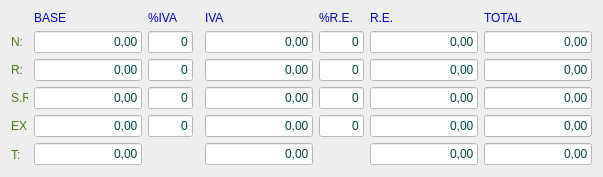
            <widget class="QWidget" name="tab_7">
             <attribute name="title">
              <string>Desglose</string>
             </attribute>
             <layout class="QGridLayout" name="gridLayout_21">
              <item row="5" column="5">
               <spacer name="verticalSpacer_7">
                <property name="orientation">
                 <enum>Qt::Vertical</enum>
                </property>
                <property name="sizeHint" stdset="0">
                 <size>
                  <width>20</width>
                  <height>23</height>
                 </size>
                </property>
               </spacer>
              </item>
              <item row="5" column="2">
               <spacer name="verticalSpacer_8">
                <property name="orientation">
                 <enum>Qt::Vertical</enum>
                </property>
                <property name="sizeHint" stdset="0">
                 <size>
                  <width>20</width>
                  <height>23</height>
                 </size>
                </property>
               </spacer>
              </item>
              <item row="1" column="1">
               <widget class="QLineEdit" name="txtrBase1">
                <property name="enabled">
                 <bool>false</bool>
                </property>
                <property name="styleSheet">
                 <string notr="true">background-color: rgb(255, 255, 255);
color: rgb(0, 64, 64);</string>
                </property>
                <property name="text">
                 <string>0,00</string>
                </property>
                <property name="alignment">
                 <set>Qt::AlignRight|Qt::AlignTrailing|Qt::AlignVCenter</set>
                </property>
                <property name="readOnly">
                 <bool>true</bool>
                </property>
               </widget>
              </item>
              <item row="5" column="6">
               <widget class="QLineEdit" name="txtrTotalRecargoEq_2">
                <property name="enabled">
                 <bool>false</bool>
                </property>
                <property name="styleSheet">
                 <string notr="true">background-color: rgb(255, 255, 255);
color: rgb(0, 64, 64);</string>
                </property>
                <property name="text">
                 <string>0,00</string>
                </property>
                <property name="alignment">
                 <set>Qt::AlignRight|Qt::AlignTrailing|Qt::AlignVCenter</set>
                </property>
                <property name="readOnly">
                 <bool>true</bool>
                </property>
               </widget>
              </item>
              <item row="1" column="5">
               <widget class="QLineEdit" name="txtnRec1">
                <property name="enabled">
                 <bool>false</bool>
                </property>
                <property name="maximumSize">
                 <size>
                  <width>45</width>
                  <height>16777215</height>
                 </size>
                </property>
                <property name="styleSheet">
                 <string notr="true">background-color: rgb(255, 255, 255);
color: rgb(0, 64, 64);</string>
                </property>
                <property name="text">
                 <string>0</string>
                </property>
                <property name="alignment">
                 <set>Qt::AlignRight|Qt::AlignTrailing|Qt::AlignVCenter</set>
                </property>
                <property name="readOnly">
                 <bool>true</bool>
                </property>
               </widget>
              </item>
              <item row="4" column="0">
               <widget class="QLabel" name="label_42">
                <property name="maximumSize">
                 <size>
                  <width>17</width>
                  <height>16777215</height>
                 </size>
                </property>
                <property name="styleSheet">
                 <string notr="true">color: rgb(72, 124, 19);</string>
                </property>
                <property name="text">
                 <string>EX.:</string>
                </property>
               </widget>
              </item>
              <item row="1" column="7">
               <widget class="QLineEdit" name="txtrTotal1">
                <property name="enabled">
                 <bool>false</bool>
                </property>
                <property name="styleSheet">
                 <string notr="true">background-color: rgb(255, 255, 255);
color: rgb(0, 64, 64);</string>
                </property>
                <property name="text">
                 <string>0,00</string>
                </property>
                <property name="alignment">
                 <set>Qt::AlignRight|Qt::AlignTrailing|Qt::AlignVCenter</set>
                </property>
                <property name="readOnly">
                 <bool>true</bool>
                </property>
               </widget>
              </item>
              <item row="0" column="1">
               <widget class="QLabel" name="label_43">
                <property name="styleSheet">
                 <string notr="true">color: rgb(0, 0, 192);</string>
                </property>
                <property name="text">
                 <string>BASE</string>
                </property>
               </widget>
              </item>
              <item row="4" column="7">
               <widget class="QLineEdit" name="txtrTotal4">
                <property name="enabled">
                 <bool>false</bool>
                </property>
                <property name="styleSheet">
                 <string notr="true">background-color: rgb(255, 255, 255);
color: rgb(0, 64, 64);</string>
                </property>
                <property name="text">
                 <string>0,00</string>
                </property>
                <property name="alignment">
                 <set>Qt::AlignRight|Qt::AlignTrailing|Qt::AlignVCenter</set>
                </property>
                <property name="readOnly">
                 <bool>true</bool>
                </property>
               </widget>
              </item>
              <item row="2" column="2">
               <widget class="QLineEdit" name="txtnPorcentajeIva2">
                <property name="enabled">
                 <bool>false</bool>
                </property>
                <property name="maximumSize">
                 <size>
                  <width>45</width>
                  <height>16777215</height>
                 </size>
                </property>
                <property name="styleSheet">
                 <string notr="true">background-color: rgb(255, 255, 255);
color: rgb(0, 64, 64);</string>
                </property>
                <property name="text">
                 <string>0</string>
                </property>
                <property name="alignment">
                 <set>Qt::AlignRight|Qt::AlignTrailing|Qt::AlignVCenter</set>
                </property>
                <property name="readOnly">
                 <bool>true</bool>
                </property>
               </widget>
              </item>
              <item row="1" column="2">
               <widget class="QLineEdit" name="txtnPorcentajeIva1">
                <property name="enabled">
                 <bool>false</bool>
                </property>
                <property name="maximumSize">
                 <size>
                  <width>45</width>
                  <height>16777215</height>
                 </size>
                </property>
                <property name="styleSheet">
                 <string notr="true">background-color: rgb(255, 255, 255);
color: rgb(0, 64, 64);</string>
                </property>
                <property name="text">
                 <string>0</string>
                </property>
                <property name="alignment">
                 <set>Qt::AlignRight|Qt::AlignTrailing|Qt::AlignVCenter</set>
                </property>
                <property name="readOnly">
                 <bool>true</bool>
                </property>
               </widget>
              </item>
              <item row="3" column="6">
               <widget class="QLineEdit" name="txtrRecargoEq3">
                <property name="enabled">
                 <bool>false</bool>
                </property>
                <property name="styleSheet">
                 <string notr="true">background-color: rgb(255, 255, 255);
color: rgb(0, 64, 64);</string>
                </property>
                <property name="text">
                 <string>0,00</string>
                </property>
                <property name="alignment">
                 <set>Qt::AlignRight|Qt::AlignTrailing|Qt::AlignVCenter</set>
                </property>
                <property name="readOnly">
                 <bool>true</bool>
                </property>
               </widget>
              </item>
              <item row="1" column="0">
               <widget class="QLabel" name="label_44">
                <property name="maximumSize">
                 <size>
                  <width>17</width>
                  <height>16777215</height>
                 </size>
                </property>
                <property name="styleSheet">
                 <string notr="true">color: rgb(72, 124, 19);</string>
                </property>
                <property name="text">
                 <string>N:</string>
                </property>
               </widget>
              </item>
              <item row="1" column="4">
               <widget class="QLineEdit" name="txtrIVA1">
                <property name="enabled">
                 <bool>false</bool>
                </property>
                <property name="styleSheet">
                 <string notr="true">background-color: rgb(255, 255, 255);
color: rgb(0, 64, 64);</string>
                </property>
                <property name="text">
                 <string>0,00</string>
                </property>
                <property name="alignment">
                 <set>Qt::AlignRight|Qt::AlignTrailing|Qt::AlignVCenter</set>
                </property>
                <property name="readOnly">
                 <bool>true</bool>
                </property>
               </widget>
              </item>
              <item row="0" column="2" colspan="2">
               <widget class="QLabel" name="label_60">
                <property name="styleSheet">
                 <string notr="true">color: rgb(0, 0, 192);</string>
                </property>
                <property name="text">
                 <string>%IVA</string>
                </property>
               </widget>
              </item>
              <item row="3" column="5">
               <widget class="QLineEdit" name="txtnRec3">
                <property name="enabled">
                 <bool>false</bool>
                </property>
                <property name="maximumSize">
                 <size>
                  <width>45</width>
                  <height>16777215</height>
                 </size>
                </property>
                <property name="styleSheet">
                 <string notr="true">background-color: rgb(255, 255, 255);
color: rgb(0, 64, 64);</string>
                </property>
                <property name="text">
                 <string>0</string>
                </property>
                <property name="alignment">
                 <set>Qt::AlignRight|Qt::AlignTrailing|Qt::AlignVCenter</set>
                </property>
                <property name="readOnly">
                 <bool>true</bool>
                </property>
               </widget>
              </item>
              <item row="5" column="4">
               <widget class="QLineEdit" name="txtrTotalIVA">
                <property name="enabled">
                 <bool>false</bool>
                </property>
                <property name="styleSheet">
                 <string notr="true">background-color: rgb(255, 255, 255);
color: rgb(0, 64, 64);</string>
                </property>
                <property name="text">
                 <string>0,00</string>
                </property>
                <property name="alignment">
                 <set>Qt::AlignRight|Qt::AlignTrailing|Qt::AlignVCenter</set>
                </property>
                <property name="readOnly">
                 <bool>true</bool>
                </property>
               </widget>
              </item>
              <item row="2" column="7">
               <widget class="QLineEdit" name="txtrTotal2">
                <property name="enabled">
                 <bool>false</bool>
                </property>
                <property name="styleSheet">
                 <string notr="true">background-color: rgb(255, 255, 255);
color: rgb(0, 64, 64);</string>
                </property>
                <property name="text">
                 <string>0,00</string>
                </property>
                <property name="alignment">
                 <set>Qt::AlignRight|Qt::AlignTrailing|Qt::AlignVCenter</set>
                </property>
                <property name="readOnly">
                 <bool>true</bool>
                </property>
               </widget>
              </item>
              <item row="1" column="6">
               <widget class="QLineEdit" name="txtrRecargoEq1">
                <property name="enabled">
                 <bool>false</bool>
                </property>
                <property name="styleSheet">
                 <string notr="true">background-color: rgb(255, 255, 255);
color: rgb(0, 64, 64);</string>
                </property>
                <property name="text">
                 <string>0,00</string>
                </property>
                <property name="alignment">
                 <set>Qt::AlignRight|Qt::AlignTrailing|Qt::AlignVCenter</set>
                </property>
                <property name="readOnly">
                 <bool>true</bool>
                </property>
               </widget>
              </item>
              <item row="2" column="5">
               <widget class="QLineEdit" name="txtnRec2">
                <property name="enabled">
                 <bool>false</bool>
                </property>
                <property name="maximumSize">
                 <size>
                  <width>45</width>
                  <height>16777215</height>
                 </size>
                </property>
                <property name="styleSheet">
                 <string notr="true">background-color: rgb(255, 255, 255);
color: rgb(0, 64, 64);</string>
                </property>
                <property name="text">
                 <string>0</string>
                </property>
                <property name="alignment">
                 <set>Qt::AlignRight|Qt::AlignTrailing|Qt::AlignVCenter</set>
                </property>
                <property name="readOnly">
                 <bool>true</bool>
                </property>
               </widget>
              </item>
              <item row="3" column="4">
               <widget class="QLineEdit" name="txtrIVA3">
                <property name="enabled">
                 <bool>false</bool>
                </property>
                <property name="styleSheet">
                 <string notr="true">background-color: rgb(255, 255, 255);
color: rgb(0, 64, 64);</string>
                </property>
                <property name="text">
                 <string>0,00</string>
                </property>
                <property name="alignment">
                 <set>Qt::AlignRight|Qt::AlignTrailing|Qt::AlignVCenter</set>
                </property>
                <property name="readOnly">
                 <bool>true</bool>
                </property>
               </widget>
              </item>
              <item row="5" column="7">
               <widget class="QLineEdit" name="txtrTotal_2">
                <property name="enabled">
                 <bool>false</bool>
                </property>
                <property name="styleSheet">
                 <string notr="true">background-color: rgb(255, 255, 255);
color: rgb(0, 64, 64);</string>
                </property>
                <property name="text">
                 <string>0,00</string>
                </property>
                <property name="alignment">
                 <set>Qt::AlignRight|Qt::AlignTrailing|Qt::AlignVCenter</set>
                </property>
                <property name="readOnly">
                 <bool>true</bool>
                </property>
               </widget>
              </item>
              <item row="5" column="0">
               <widget class="QLabel" name="label_45">
                <property name="maximumSize">
                 <size>
                  <width>17</width>
                  <height>16777215</height>
                 </size>
                </property>
                <property name="styleSheet">
                 <string notr="true">color: rgb(72, 124, 19);</string>
                </property>
                <property name="text">
                 <string>T:</string>
                </property>
               </widget>
              </item>
              <item row="3" column="0">
               <widget class="QLabel" name="label_46">
                <property name="maximumSize">
                 <size>
                  <width>17</width>
                  <height>16777215</height>
                 </size>
                </property>
                <property name="styleSheet">
                 <string notr="true">color: rgb(72, 124, 19);</string>
                </property>
                <property name="text">
                 <string>S.R.:</string>
                </property>
               </widget>
              </item>
              <item row="0" column="7">
               <widget class="QLabel" name="label_61">
                <property name="styleSheet">
                 <string notr="true">color: rgb(0, 0, 192);</string>
                </property>
                <property name="text">
                 <string>TOTAL</string>
                </property>
               </widget>
              </item>
              <item row="3" column="1">
               <widget class="QLineEdit" name="txtrBase3">
                <property name="enabled">
                 <bool>false</bool>
                </property>
                <property name="styleSheet">
                 <string notr="true">background-color: rgb(255, 255, 255);
color: rgb(0, 64, 64);</string>
                </property>
                <property name="text">
                 <string>0,00</string>
                </property>
                <property name="alignment">
                 <set>Qt::AlignRight|Qt::AlignTrailing|Qt::AlignVCenter</set>
                </property>
                <property name="readOnly">
                 <bool>true</bool>
                </property>
               </widget>
              </item>
              <item row="2" column="1">
               <widget class="QLineEdit" name="txtrBase2">
                <property name="enabled">
                 <bool>false</bool>
                </property>
                <property name="styleSheet">
                 <string notr="true">background-color: rgb(255, 255, 255);
color: rgb(0, 64, 64);</string>
                </property>
                <property name="text">
                 <string>0,00</string>
                </property>
                <property name="alignment">
                 <set>Qt::AlignRight|Qt::AlignTrailing|Qt::AlignVCenter</set>
                </property>
                <property name="readOnly">
                 <bool>true</bool>
                </property>
               </widget>
              </item>
              <item row="3" column="7">
               <widget class="QLineEdit" name="txtrTotal3">
                <property name="enabled">
                 <bool>false</bool>
                </property>
                <property name="styleSheet">
                 <string notr="true">background-color: rgb(255, 255, 255);
color: rgb(0, 64, 64);</string>
                </property>
                <property name="text">
                 <string>0,00</string>
                </property>
                <property name="alignment">
                 <set>Qt::AlignRight|Qt::AlignTrailing|Qt::AlignVCenter</set>
                </property>
                <property name="readOnly">
                 <bool>true</bool>
                </property>
               </widget>
              </item>
              <item row="4" column="6">
               <widget class="QLineEdit" name="txtrRecargoEq4">
                <property name="enabled">
                 <bool>false</bool>
                </property>
                <property name="styleSheet">
                 <string notr="true">background-color: rgb(255, 255, 255);
color: rgb(0, 64, 64);</string>
                </property>
                <property name="text">
                 <string>0,00</string>
                </property>
                <property name="alignment">
                 <set>Qt::AlignRight|Qt::AlignTrailing|Qt::AlignVCenter</set>
                </property>
                <property name="readOnly">
                 <bool>true</bool>
                </property>
               </widget>
              </item>
              <item row="2" column="4">
               <widget class="QLineEdit" name="txtrIVA2">
                <property name="enabled">
                 <bool>false</bool>
                </property>
                <property name="styleSheet">
                 <string notr="true">background-color: rgb(255, 255, 255);
color: rgb(0, 64, 64);</string>
                </property>
                <property name="text">
                 <string>0,00</string>
                </property>
                <property name="alignment">
                 <set>Qt::AlignRight|Qt::AlignTrailing|Qt::AlignVCenter</set>
                </property>
                <property name="readOnly">
                 <bool>true</bool>
                </property>
               </widget>
              </item>
              <item row="4" column="5">
               <widget class="QLineEdit" name="txtnRec4">
                <property name="enabled">
                 <bool>false</bool>
                </property>
                <property name="maximumSize">
                 <size>
                  <width>45</width>
                  <height>16777215</height>
                 </size>
                </property>
                <property name="styleSheet">
                 <string notr="true">background-color: rgb(255, 255, 255);
color: rgb(0, 64, 64);</string>
                </property>
                <property name="text">
                 <string>0</string>
                </property>
                <property name="alignment">
                 <set>Qt::AlignRight|Qt::AlignTrailing|Qt::AlignVCenter</set>
                </property>
                <property name="readOnly">
                 <bool>true</bool>
                </property>
               </widget>
              </item>
              <item row="3" column="2">
               <widget class="QLineEdit" name="txtnPorcentajeIva3">
                <property name="enabled">
                 <bool>false</bool>
                </property>
                <property name="maximumSize">
                 <size>
                  <width>45</width>
                  <height>16777215</height>
                 </size>
                </property>
                <property name="styleSheet">
                 <string notr="true">background-color: rgb(255, 255, 255);
color: rgb(0, 64, 64);</string>
                </property>
                <property name="text">
                 <string>0</string>
                </property>
                <property name="alignment">
                 <set>Qt::AlignRight|Qt::AlignTrailing|Qt::AlignVCenter</set>
                </property>
                <property name="readOnly">
                 <bool>true</bool>
                </property>
               </widget>
              </item>
              <item row="4" column="1">
               <widget class="QLineEdit" name="txtrBase4">
                <property name="enabled">
                 <bool>false</bool>
                </property>
                <property name="styleSheet">
                 <string notr="true">background-color: rgb(255, 255, 255);
color: rgb(0, 64, 64);</string>
                </property>
                <property name="text">
                 <string>0,00</string>
                </property>
                <property name="alignment">
                 <set>Qt::AlignRight|Qt::AlignTrailing|Qt::AlignVCenter</set>
                </property>
                <property name="readOnly">
                 <bool>true</bool>
                </property>
               </widget>
              </item>
              <item row="0" column="5">
               <widget class="QLabel" name="label_62">
                <property name="styleSheet">
                 <string notr="true">color: rgb(0, 0, 192);</string>
                </property>
                <property name="text">
                 <string>%R.E.</string>
                </property>
               </widget>
              </item>
              <item row="2" column="6">
               <widget class="QLineEdit" name="txtrRecargoEq2">
                <property name="enabled">
                 <bool>false</bool>
                </property>
                <property name="styleSheet">
                 <string notr="true">background-color: rgb(255, 255, 255);
color: rgb(0, 64, 64);</string>
                </property>
                <property name="text">
                 <string>0,00</string>
                </property>
                <property name="alignment">
                 <set>Qt::AlignRight|Qt::AlignTrailing|Qt::AlignVCenter</set>
                </property>
                <property name="readOnly">
                 <bool>true</bool>
                </property>
               </widget>
              </item>
              <item row="0" column="6">
               <widget class="QLabel" name="label_63">
                <property name="styleSheet">
                 <string notr="true">color: rgb(0, 0, 192);</string>
                </property>
                <property name="text">
                 <string>R.E.</string>
                </property>
               </widget>
              </item>
              <item row="5" column="1">
               <widget class="QLineEdit" name="txtrBaseTotal">
                <property name="enabled">
                 <bool>false</bool>
                </property>
                <property name="styleSheet">
                 <string notr="true">background-color: rgb(255, 255, 255);
color: rgb(0, 64, 64);</string>
                </property>
                <property name="text">
                 <string>0,00</string>
                </property>
                <property name="alignment">
                 <set>Qt::AlignRight|Qt::AlignTrailing|Qt::AlignVCenter</set>
                </property>
                <property name="readOnly">
                 <bool>true</bool>
                </property>
               </widget>
              </item>
              <item row="2" column="0">
               <widget class="QLabel" name="label_47">
                <property name="maximumSize">
                 <size>
                  <width>17</width>
                  <height>16777215</height>
                 </size>
                </property>
                <property name="styleSheet">
                 <string notr="true">color: rgb(72, 124, 19);</string>
                </property>
                <property name="text">
                 <string>R:</string>
                </property>
               </widget>
              </item>
              <item row="4" column="4">
               <widget class="QLineEdit" name="txtrIVA4">
                <property name="enabled">
                 <bool>false</bool>
                </property>
                <property name="styleSheet">
                 <string notr="true">background-color: rgb(255, 255, 255);
color: rgb(0, 64, 64);</string>
                </property>
                <property name="text">
                 <string>0,00</string>
                </property>
                <property name="alignment">
                 <set>Qt::AlignRight|Qt::AlignTrailing|Qt::AlignVCenter</set>
                </property>
                <property name="readOnly">
                 <bool>true</bool>
                </property>
               </widget>
              </item>
              <item row="4" column="2">
               <widget class="QLineEdit" name="txtnPorcentajeIva4">
                <property name="enabled">
                 <bool>false</bool>
                </property>
                <property name="maximumSize">
                 <size>
                  <width>45</width>
                  <height>16777215</height>
                 </size>
                </property>
                <property name="styleSheet">
                 <string notr="true">background-color: rgb(255, 255, 255);
color: rgb(0, 64, 64);</string>
                </property>
                <property name="text">
                 <string>0</string>
                </property>
                <property name="alignment">
                 <set>Qt::AlignRight|Qt::AlignTrailing|Qt::AlignVCenter</set>
                </property>
                <property name="readOnly">
                 <bool>true</bool>
                </property>
               </widget>
              </item>
              <item row="0" column="4">
               <widget class="QLabel" name="label_64">
                <property name="styleSheet">
                 <string notr="true">color: rgb(0, 0, 192);</string>
                </property>
                <property name="text">
                 <string>IVA</string>
                </property>
               </widget>
              </item>
             </layout>
            </widget>
